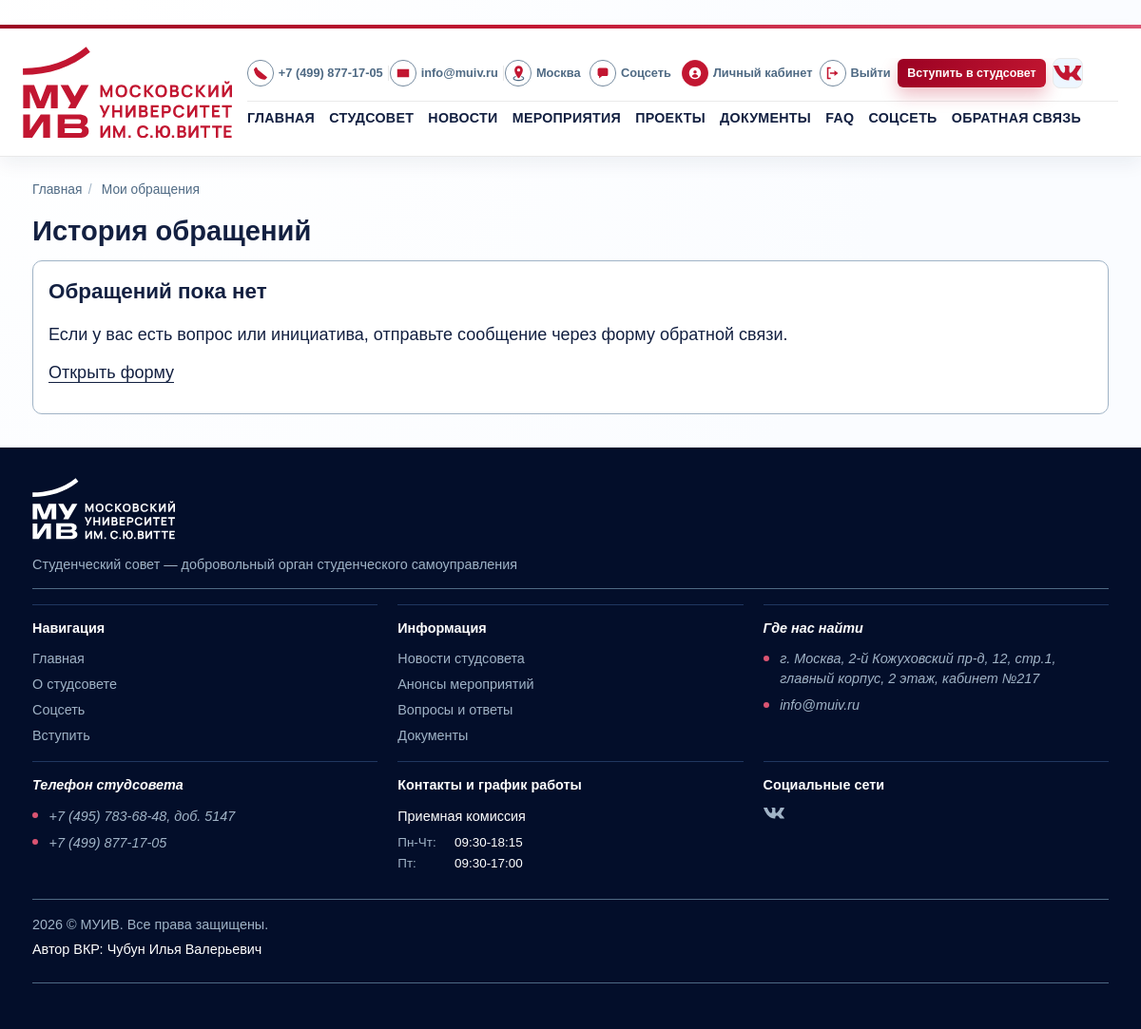
Before: /cabinet/feedbacks/ (signed in) with the older database file.
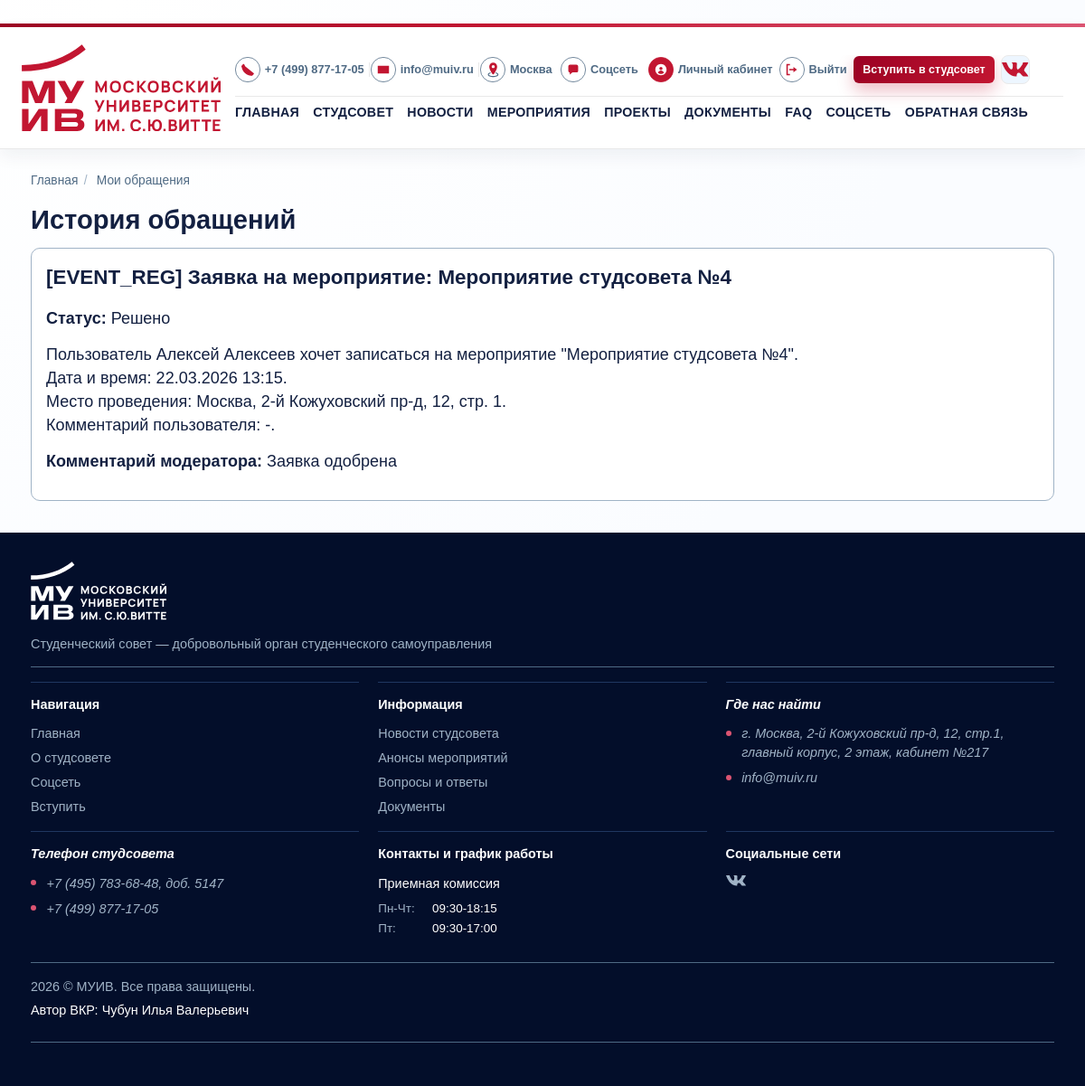
After: the same page with the newer database file.
### core/models.py (models this page shows, shortened)
class TimestampedModel(models.Model):
    created_at = models.DateTimeField(auto_now_add=True)
    updated_at = models.DateTimeField(auto_now=True)
    class Meta:
        abstract = True

class FeedbackMessage(TimestampedModel):
    STATUS_NEW = "new"
    STATUS_IN_PROGRESS = "in_progress"
    STATUS_RESOLVED = "resolved"
    STATUS_CHOICES = (
        (STATUS_NEW, "Новое"),
        (STATUS_IN_PROGRESS, "В работе"),
        (STATUS_RESOLVED, "Решено"),
    )
    name = models.CharField(max_length=150)
    email = models.EmailField()
    subject = models.CharField(max_length=200)
    message = models.TextField()
    status = models.CharField(max_length=20, choices=STATUS_CHOICES, default=STATUS_NEW)
    user = models.ForeignKey(
        settings.AUTH_USER_MODEL,
        on_delete=models.SET_NULL,
        related_name="feedback_messages",
        null=True,
        blank=True,
    )
    moderation_comment = models.TextField(blank=True)
    class Meta:
        ordering = ["-created_at"]

### core/views/cabinet_views.py (the view)
# urls.py: path("cabinet/feedbacks/", views.my_feedbacks, name="my_feedbacks"),
@login_required
def my_feedbacks(request):
    items = FeedbackMessage.objects.filter(user=request.user)
    return render(request, "core/my_feedbacks.html", {"items": items})

### core/context_processors.py (called while the page is built)
def _resolve_menu(items):
    resolved = []
    for view_name, label in items:
        try:
            url = reverse(view_name)
        except NoReverseMatch:
            continue
        resolved.append({"view_name": view_name, "label": label, "url": url})
    return resolved

### core/permissions.py (called while the page is built)
def get_user_role(user):
    if not user.is_authenticated:
        return None
    profile = getattr(user, "profile", None)
    if profile:
        return profile.role
    return UserProfile.ROLE_STUDENT

def has_any_role(user, *allowed_roles):
    if not user.is_authenticated:
        return False
    if user.is_superuser:
        return True
    return get_user_role(user) in allowed_roles

### templates/core/my_feedbacks.html (shortened to what this page needs)
﻿{% extends "base.html" %}
{% block content %}
<h1>История обращений</h1>
<div class="card-grid">
    {% for item in items %}
        <article class="card">
            <h2>{{ item.subject }}</h2>
            <p><strong>Статус:</strong> {{ item.get_status_display }}</p>
            <div>{{ item.message|linebreaks }}</div>
            {% if item.moderation_comment %}
                <p><strong>Комментарий модератора:</strong> {{ item.moderation_comment }}</p>
            {% endif %}
        </article>
    {% empty %}
        <article class="card">
            <h2>Обращений пока нет</h2>
            <p>Если у вас есть вопрос или инициатива, отправьте сообщение через форму обратной связи.</p>
            <p><a href="{% url 'core:feedback' %}">Открыть форму</a></p>
        </article>
    {% endfor %}
</div>
{% endblock %}

Changed rows visible on the page:
added FeedbackMessage: subject "[EVENT_REG] Заявка на мероприятие: Мероприятие студсовета №4", status "Решено", message "Пользователь Алексей Алексеев хочет записаться на мероприятие \"Мероприятие студсовета №4\". Дата и время: 22.03.2026 13:15. Место проведения: Москва, 2-й Кожуховский пр-д, 12, стр. 1. Комментарий пользователя: -.", moderation_comment "Заявка одобрена"
Other visible differences:
text no longer shown: "Обращений пока нет Если у вас есть вопрос или инициатива, отправьте сообщение через форму обратной связи. Открыть форму"
